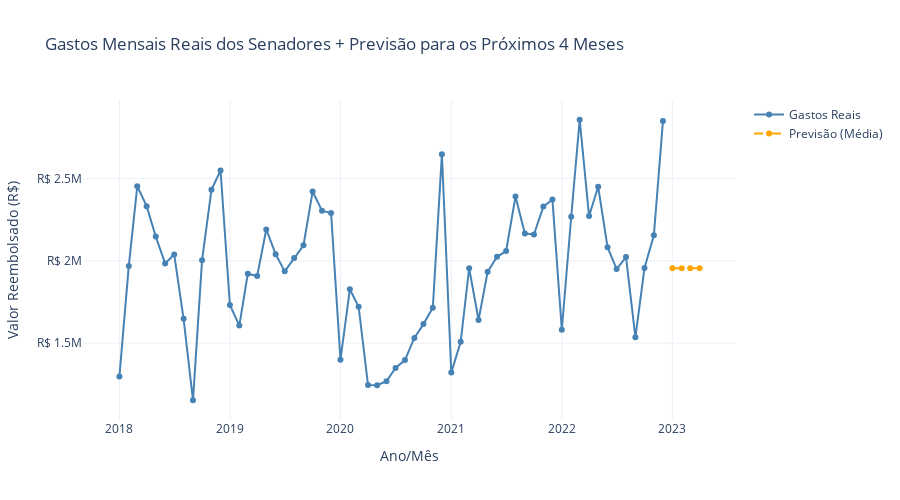

Notebook code cell kept with this figure:
### Code cell
import plotly.graph_objects as go

# Garante formato de data
df['data'] = pd.to_datetime(df['data_emissao'], errors='coerce')

# Cria coluna ano-mês
df['ano_mes'] = df['data'].dt.to_period('M')
gastos_mensais = df.groupby('ano_mes')['valor_reembolsado'].sum()
gastos_mensais.index = gastos_mensais.index.to_timestamp()

# Filtra intervalo de interesse
inicio = pd.Timestamp('2018-01-01')
fim = pd.Timestamp('2022-12-31')
gastos_mensais = gastos_mensais[(gastos_mensais.index >= inicio) & (gastos_mensais.index <= fim)]

# Média histórica
media_mensal = gastos_mensais.mean()

# Previsão
proximos_meses = pd.date_range(start=gastos_mensais.index.max() + pd.DateOffset(months=1), periods=4, freq='MS')
previsao = pd.Series([media_mensal]*4, index=proximos_meses)

# Gráfico com Plotly
fig = go.Figure()

fig.add_trace(go.Scatter(x=gastos_mensais.index, y=gastos_mensais.values,
                         mode='lines+markers', name='Gastos Reais',
                         line=dict(color='steelblue')))

fig.add_trace(go.Scatter(x=previsao.index, y=previsao.values,
                         mode='lines+markers', name='Previsão (Média)',
                         line=dict(color='orange', dash='dash')))

fig.update_layout(
    title='Gastos Mensais Reais dos Senadores + Previsão para os Próximos 4 Meses',
    xaxis_title='Ano/Mês',
    yaxis_title='Valor Reembolsado (R$)',
    template='plotly_white',
    height=500
)

fig.update_yaxes(tickprefix="R$ ")
fig.show()
